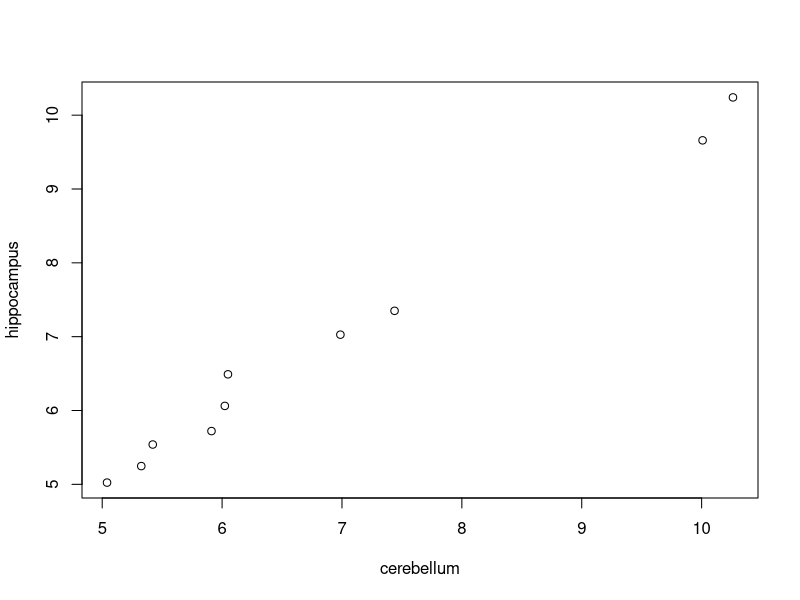
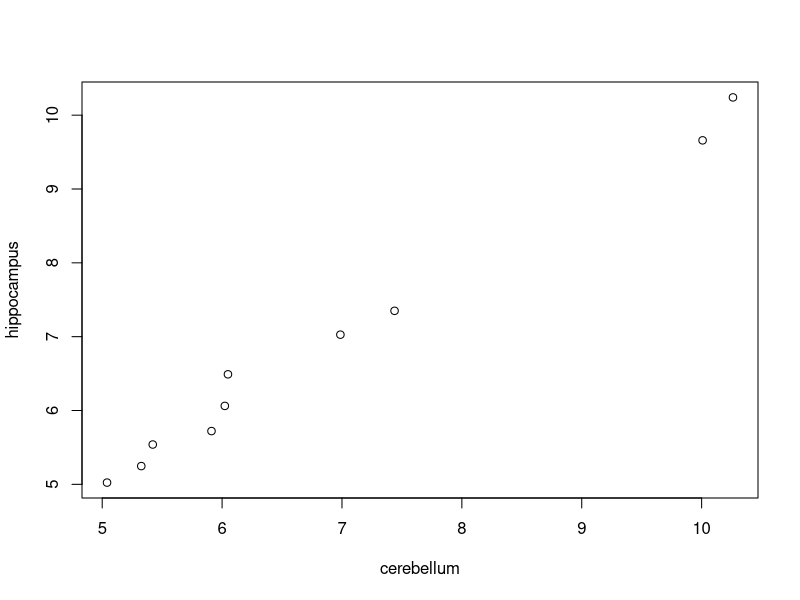
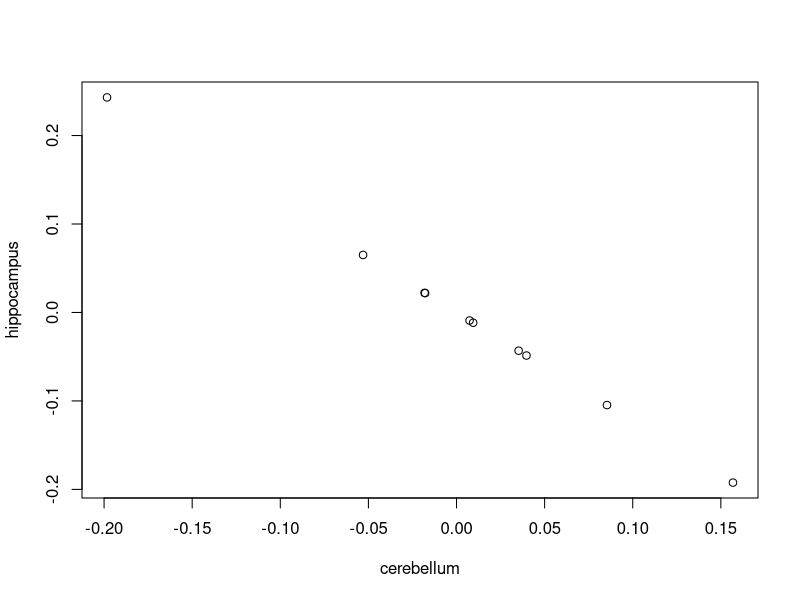
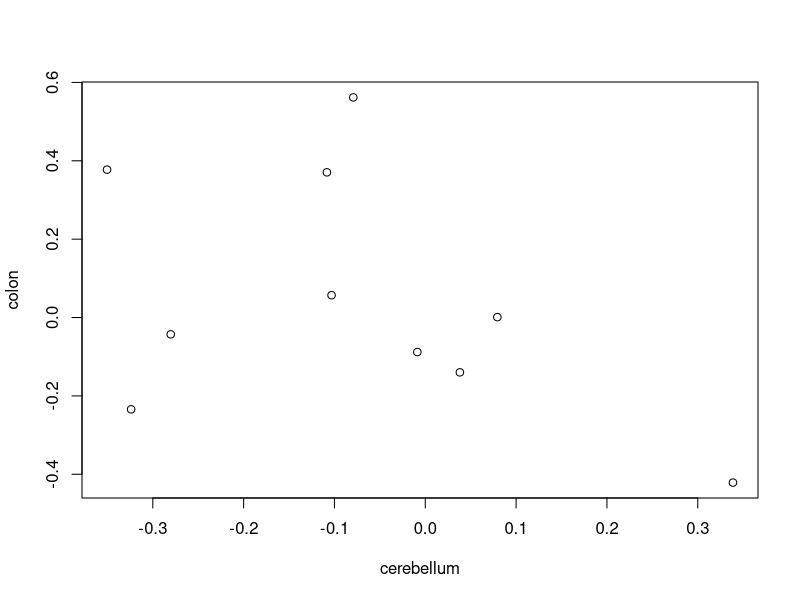

These figures' R source, in order:
library(dslabs)
library(caret)
library(tidyverse)
data("tissue_gene_expression")

# set.seed(1993) #if using R 3.5 or earlier
set.seed(1993, sample.kind="Rounding") # if using R 3.6 or later
ind <- which(tissue_gene_expression$y %in% c("cerebellum", "hippocampus"))
y <- droplevels(tissue_gene_expression$y[ind])
x <- tissue_gene_expression$x[ind, ]
x <- x[, sample(ncol(x), 10)]

result <- train(x, y, method = 'lda')

t(result$finalModel$means)

plot(t(result$finalModel$means))

result <- train(x, y, method = 'qda')

result
plot(t(result$finalModel$means))

result <- train(x, y, method = 'lda', preProcess = 'center')

plot(t(result$finalModel$means))

?plot

# set.seed(1993) # if using R 3.5 or earlier
set.seed(1993, sample.kind="Rounding") # if using R 3.6 or later
y <- tissue_gene_expression$y
x <- tissue_gene_expression$x
x <- x[, sample(ncol(x), 10)]

result <- train(x, y, method = 'lda', preProcess = 'center')

plot(t(result$finalModel$means))

t(result$finalModel$means)

result
